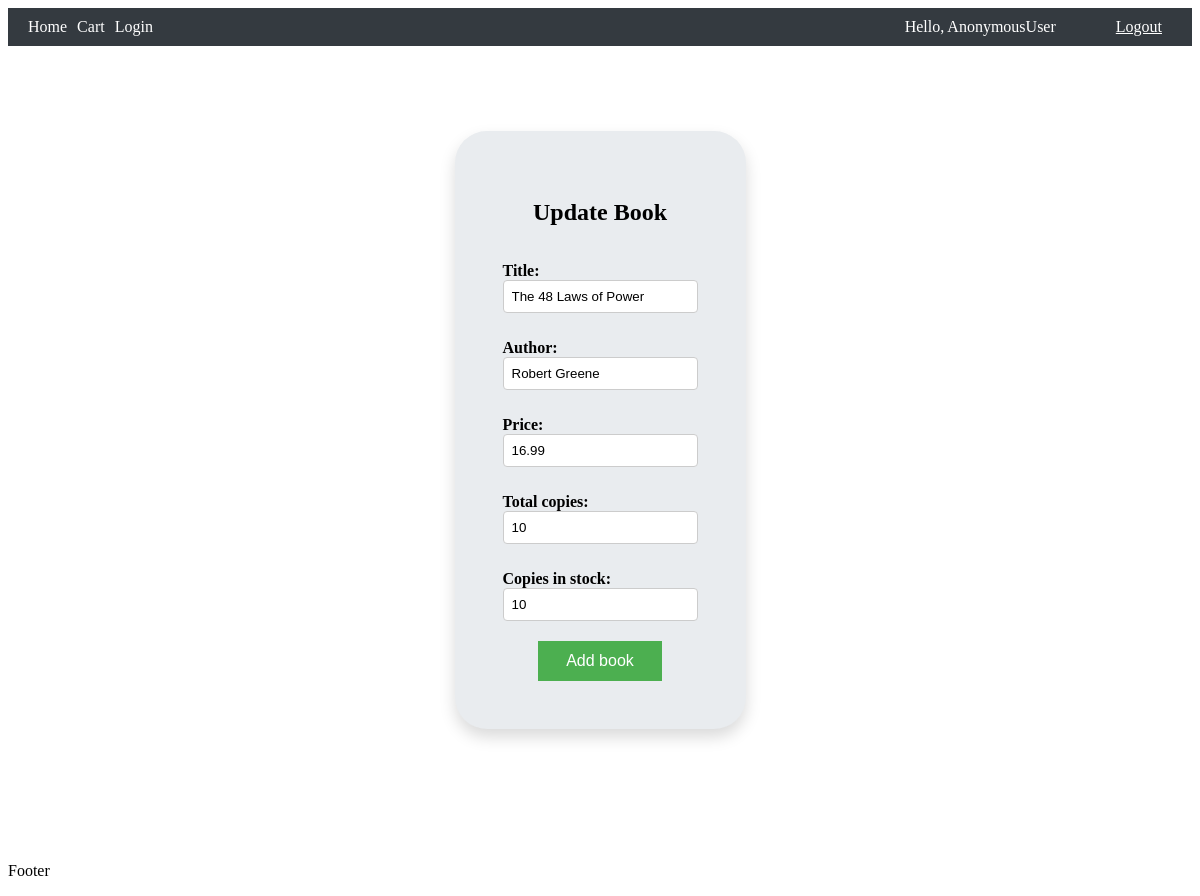
/updateBook/3, run on the app's committed database.
### book_store_arboleda/models.py (models this page shows, shortened)
class Book(models.Model):
    title=models.CharField(max_length=200,null=True)
    author=models.CharField(max_length=200,null=True)
    price = models.DecimalField(max_digits=10, decimal_places=2, default=default_price)
    total_copies = models.IntegerField(default=0)
    copies_in_stock = models.IntegerField(default=0)

### book_store_arboleda/views.py (the view)
# urls.py: path('updateBook/<str:pk>', views.updateBook,name='updateBook'),
def updateBook(request, pk):
    book = get_object_or_404(Book, pk=pk)
    form = Createbookform(request.POST or None, instance=book)
    if form.is_valid():
        book = form.save() # save the form instance to the book object
        book.save() # save the book object to the database
        return redirect('/', id=pk)
    return render(request, 'book_store_arboleda/updateBook.html', {'form': form})

### book_store_arboleda/forms.py
class Createbookform(ModelForm):
    class Meta:
        model=Book
        fields='__all__'

### book_store_arboleda/templates/book_store_arboleda/updateBook.html (shortened to what this page needs)
{% extends "book_store_arboleda/base.html" %}
{% load static%}
{% block css %}
<link rel="stylesheet" type="text/css" href="{% static 'css/book_store_arboleda/updateBook.css' %}">
{% endblock %}
{% block content %}
<div class="container">
    <div class="jumbotron">
        <div class="title">
            <h2>Update Book</h2>
        </div>
        <form method="POST" action="" >
            {{form.as_p}}
            <div class="center-button">
                <input class="button" type="submit" value="Add book">
            </div>
        </form>
    </div>
</div>
{% endblock %}

### static/css/book_store_arboleda/updateBook.css (style rules this page uses)
.container { display: flex; align-items: center; justify-content: center; height: 100vh; }
.jumbotron { background-color: #e9ecef; padding: 3rem 3rem; margin-bottom: 2rem; border-radius: 2rem; box-shadow: 0 .5rem 1rem rgba(0,0,0,.15); }
.button { background-color: #4CAF50; border: none; color: white; padding: 11px 28px; text-align: center; text-decoration: none; display: inline-block; font-size: 16px; }
form p { margin-bottom: 10px; }
form label { display: block; font-weight: bold; }
form input[type="text"], form input[type="text"], form input[type="number"], form input[type="number"] { width: 100%; padding: 8px; border: 1px solid #ccc; border-radius: 4px; box-sizing: border-box; margin-bottom: 10px; }
.title { display:flex; justify-content: center; align-items: center; }
.center-button { display: flex; justify-content: center; align-items: center; }

### data on the page
Book: title "The 48 Laws of Power", author "Robert Greene", price "16.99", total_copies "10", copies_in_stock "10"

### other printed values
{{ request.user }} "AnonymousUser"
